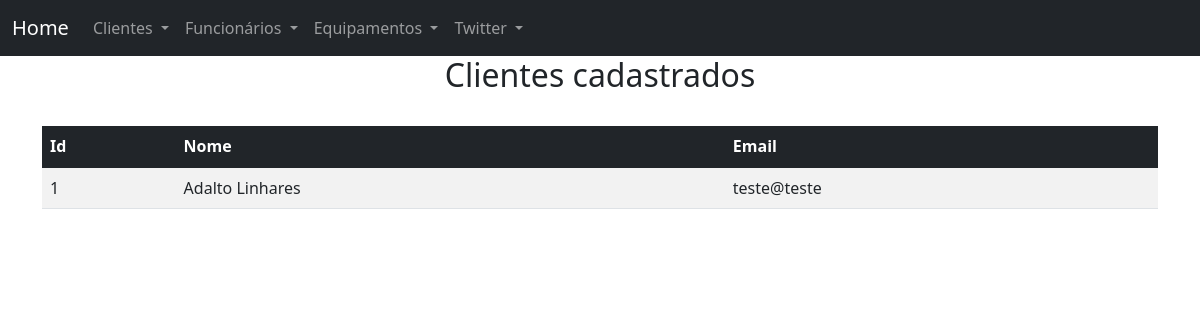
Before: /consultaclientes with the older database file.
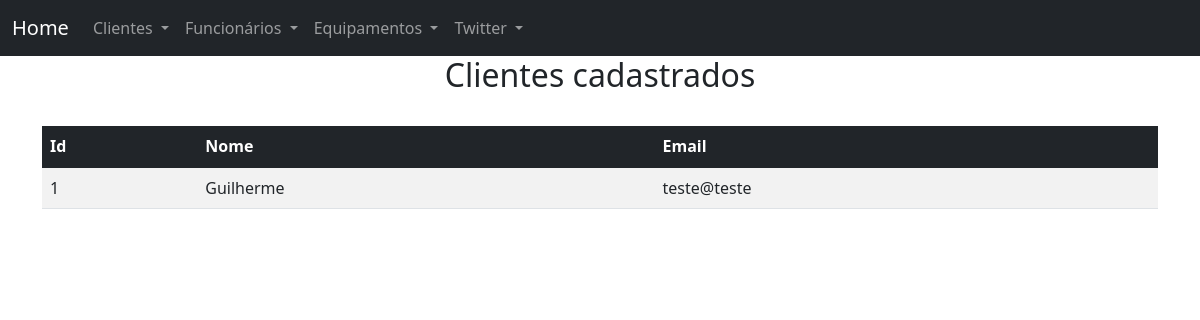
After: the same page with the newer database file.
### main.py (models this page shows, shortened)
class Clientes(db.Model):
    id_cliente = db.Column(db.Integer, primary_key=True)
    name = db.Column(db.String(45), nullable=False)
    email = db.Column(db.String(30), nullable=False)

### main.py (the view)
@app.route('/consultaclientes')
def consulta_clientes():
    clientes = Clientes.query.all()
    return render_template('consultaclientes.html', clientes=clientes)

### templates/consultaclientes.html
{% extends "base.html" %}
{% block conteudo %}
    <h2 style="text-align: center;">Clientes cadastrados</h2>
<br>
<table class="table table-striped">
    <thead class="table-dark">
        <tr>
          <th scope="col">Id</th>
          <th scope="col">Nome</th>
          <th scope="col">Email</th>
        </tr>
    </thead>
    <tbody>
        {% for clientes in clientes %}
        <tr>
            <td>{{ clientes.id_cliente }}</td>
            <td>{{ clientes.name }}</td>
            <td>{{ clientes.email }}</td>
        </tr>
        {% endfor %}
    </tbody>
</table>
{% endblock conteudo %}

Changed rows visible on the page:
changed Clientes "teste@teste": name "Adalto Linhares" → "Guilherme"
